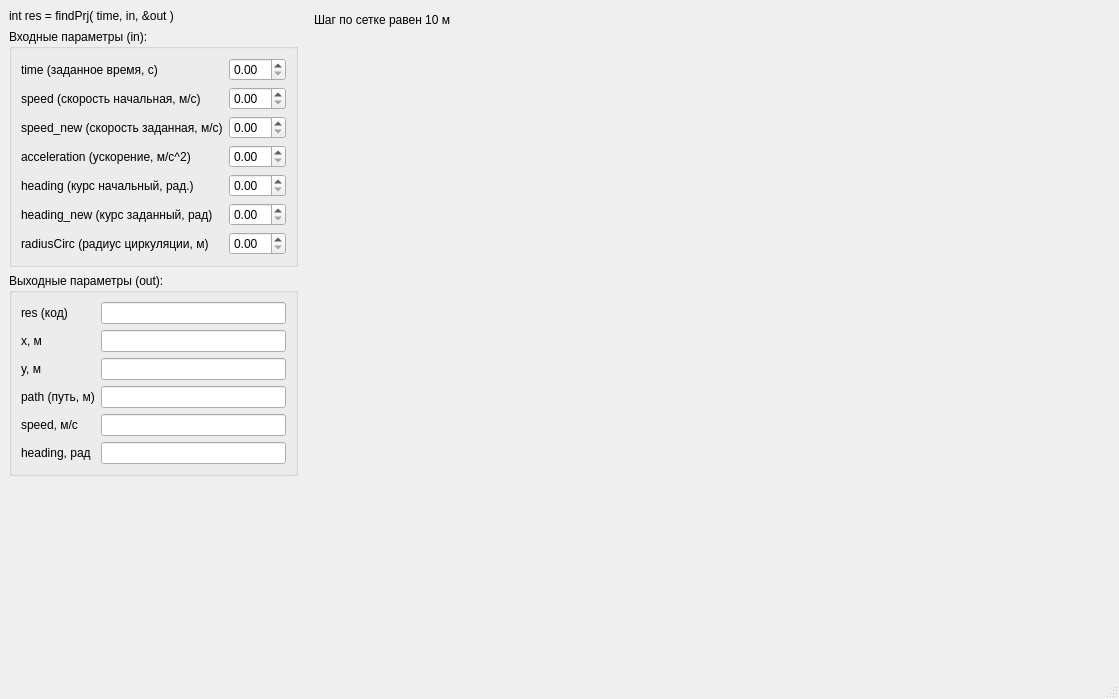
<?xml version="1.0" encoding="UTF-8"?>
<ui version="4.0">
 <class>MainWindowFindPrj</class>
 <widget class="QMainWindow" name="MainWindowFindPrj">
  <property name="geometry">
   <rect>
    <x>0</x>
    <y>0</y>
    <width>1094</width>
    <height>699</height>
   </rect>
  </property>
  <property name="sizePolicy">
   <sizepolicy hsizetype="Expanding" vsizetype="Expanding">
    <horstretch>0</horstretch>
    <verstretch>0</verstretch>
   </sizepolicy>
  </property>
  <property name="maximumSize">
   <size>
    <width>100000</width>
    <height>100000</height>
   </size>
  </property>
  <property name="windowTitle">
   <string>MainWindow</string>
  </property>
  <widget class="QWidget" name="centralwidget">
   <layout class="QHBoxLayout" name="horizontalLayout" stretch="0,0,0">
    <item>
     <layout class="QVBoxLayout" name="verticalLayout_2">
      <item>
       <widget class="QLabel" name="label">
        <property name="text">
         <string>int res = findPrj( time, in, &amp;out )</string>
        </property>
       </widget>
      </item>
      <item>
       <widget class="QGroupBox" name="groupBox">
        <property name="title">
         <string>Входные параметры (in):</string>
        </property>
        <layout class="QGridLayout" name="gridLayout_2">
         <item row="0" column="0">
          <widget class="QLabel" name="label_2">
           <property name="text">
            <string>time (заданное время, с)</string>
           </property>
          </widget>
         </item>
         <item row="0" column="1">
          <widget class="QDoubleSpinBox" name="doubleSpinBox_inFuncFindPrj_time"/>
         </item>
         <item row="1" column="0">
          <widget class="QLabel" name="label_3">
           <property name="text">
            <string>speed (скорость начальная, м/с)</string>
           </property>
          </widget>
         </item>
         <item row="1" column="1">
          <widget class="QDoubleSpinBox" name="doubleSpinBox_inFuncFindPrj_speed"/>
         </item>
         <item row="2" column="0">
          <widget class="QLabel" name="label_4">
           <property name="text">
            <string>speed_new (скорость заданная, м/с)</string>
           </property>
          </widget>
         </item>
         <item row="2" column="1">
          <widget class="QDoubleSpinBox" name="doubleSpinBox_inFuncFindPrj_speedNew"/>
         </item>
         <item row="3" column="0">
          <widget class="QLabel" name="label_5">
           <property name="text">
            <string>acceleration (ускорение, м/с^2)</string>
           </property>
          </widget>
         </item>
         <item row="3" column="1">
          <widget class="QDoubleSpinBox" name="doubleSpinBox_inFuncFindPrj_acceleration"/>
         </item>
         <item row="4" column="0">
          <widget class="QLabel" name="label_6">
           <property name="text">
            <string>heading (курс начальный, рад.)</string>
           </property>
          </widget>
         </item>
         <item row="4" column="1">
          <widget class="QDoubleSpinBox" name="doubleSpinBox_inFuncFindPrj_heading"/>
         </item>
         <item row="5" column="0">
          <widget class="QLabel" name="label_7">
           <property name="text">
            <string>heading_new (курс заданный, рад)</string>
           </property>
          </widget>
         </item>
         <item row="5" column="1">
          <widget class="QDoubleSpinBox" name="doubleSpinBox_inFuncFindPrj_headingNew"/>
         </item>
         <item row="6" column="0">
          <widget class="QLabel" name="label_8">
           <property name="text">
            <string>radiusCirc (радиус циркуляции, м)</string>
           </property>
          </widget>
         </item>
         <item row="6" column="1">
          <widget class="QDoubleSpinBox" name="doubleSpinBox_inFuncFindPrj_radiusCirc"/>
         </item>
        </layout>
       </widget>
      </item>
      <item>
       <widget class="QGroupBox" name="groupBox_2">
        <property name="title">
         <string>Выходные параметры (out):</string>
        </property>
        <layout class="QGridLayout" name="gridLayout">
         <item row="0" column="0">
          <widget class="QLabel" name="label_9">
           <property name="text">
            <string>res (код)</string>
           </property>
          </widget>
         </item>
         <item row="0" column="1">
          <widget class="QLineEdit" name="lineEdit_outFuncFindPrj_res"/>
         </item>
         <item row="1" column="0">
          <widget class="QLabel" name="label_10">
           <property name="text">
            <string>x, м</string>
           </property>
          </widget>
         </item>
         <item row="1" column="1">
          <widget class="QLineEdit" name="lineEdit_outFuncFindPrj_x"/>
         </item>
         <item row="2" column="0">
          <widget class="QLabel" name="label_11">
           <property name="text">
            <string>y, м</string>
           </property>
          </widget>
         </item>
         <item row="2" column="1">
          <widget class="QLineEdit" name="lineEdit_outFuncFindPrj_y"/>
         </item>
         <item row="3" column="0">
          <widget class="QLabel" name="label_12">
           <property name="text">
            <string>path (путь, м)</string>
           </property>
          </widget>
         </item>
         <item row="3" column="1">
          <widget class="QLineEdit" name="lineEdit_outFuncFindPrj_path"/>
         </item>
         <item row="4" column="0">
          <widget class="QLabel" name="label_13">
           <property name="text">
            <string>speed, м/с</string>
           </property>
          </widget>
         </item>
         <item row="4" column="1">
          <widget class="QLineEdit" name="lineEdit_outFuncFindPrj_speed"/>
         </item>
         <item row="5" column="0">
          <widget class="QLabel" name="label_14">
           <property name="text">
            <string>heading, рад</string>
           </property>
          </widget>
         </item>
         <item row="5" column="1">
          <widget class="QLineEdit" name="lineEdit_outFuncFindPrj_heading"/>
         </item>
        </layout>
       </widget>
      </item>
      <item>
       <spacer name="verticalSpacer">
        <property name="orientation">
         <enum>Qt::Vertical</enum>
        </property>
        <property name="sizeHint" stdset="0">
         <size>
          <width>20</width>
          <height>40</height>
         </size>
        </property>
       </spacer>
      </item>
     </layout>
    </item>
    <item>
     <widget class="View" name="widget_xy" native="true">
      <property name="minimumSize">
       <size>
        <width>400</width>
        <height>0</height>
       </size>
      </property>
      <property name="toolTip">
       <string/>
      </property>
      <widget class="QLabel" name="label_15">
       <property name="geometry">
        <rect>
         <x>10</x>
         <y>0</y>
         <width>251</width>
         <height>21</height>
        </rect>
       </property>
       <property name="text">
        <string>Шаг по сетке равен 10 м</string>
       </property>
      </widget>
     </widget>
    </item>
    <item>
     <layout class="QVBoxLayout" name="verticalLayout" stretch="0,0,0">
      <item>
       <widget class="ChartView" name="chart_speed" native="true">
        <property name="minimumSize">
         <size>
          <width>400</width>
          <height>0</height>
         </size>
        </property>
       </widget>
      </item>
      <item>
       <widget class="ChartView" name="chart_heading" native="true">
        <property name="minimumSize">
         <size>
          <width>400</width>
          <height>0</height>
         </size>
        </property>
       </widget>
      </item>
      <item>
       <widget class="ChartView" name="chart_path" native="true">
        <property name="minimumSize">
         <size>
          <width>400</width>
          <height>0</height>
         </size>
        </property>
       </widget>
      </item>
     </layout>
    </item>
   </layout>
  </widget>
  <widget class="QMenuBar" name="menubar">
   <property name="geometry">
    <rect>
     <x>0</x>
     <y>0</y>
     <width>1094</width>
     <height>21</height>
    </rect>
   </property>
  </widget>
  <widget class="QStatusBar" name="statusbar"/>
 </widget>
 <customwidgets>
  <customwidget>
   <class>ChartView</class>
   <extends>QWidget</extends>
   <header location="global">chartview.h</header>
   <container>1</container>
  </customwidget>
  <customwidget>
   <class>View</class>
   <extends>QWidget</extends>
   <header>ui_view.h</header>
   <container>1</container>
  </customwidget>
 </customwidgets>
 <resources/>
 <connections/>
</ui>
